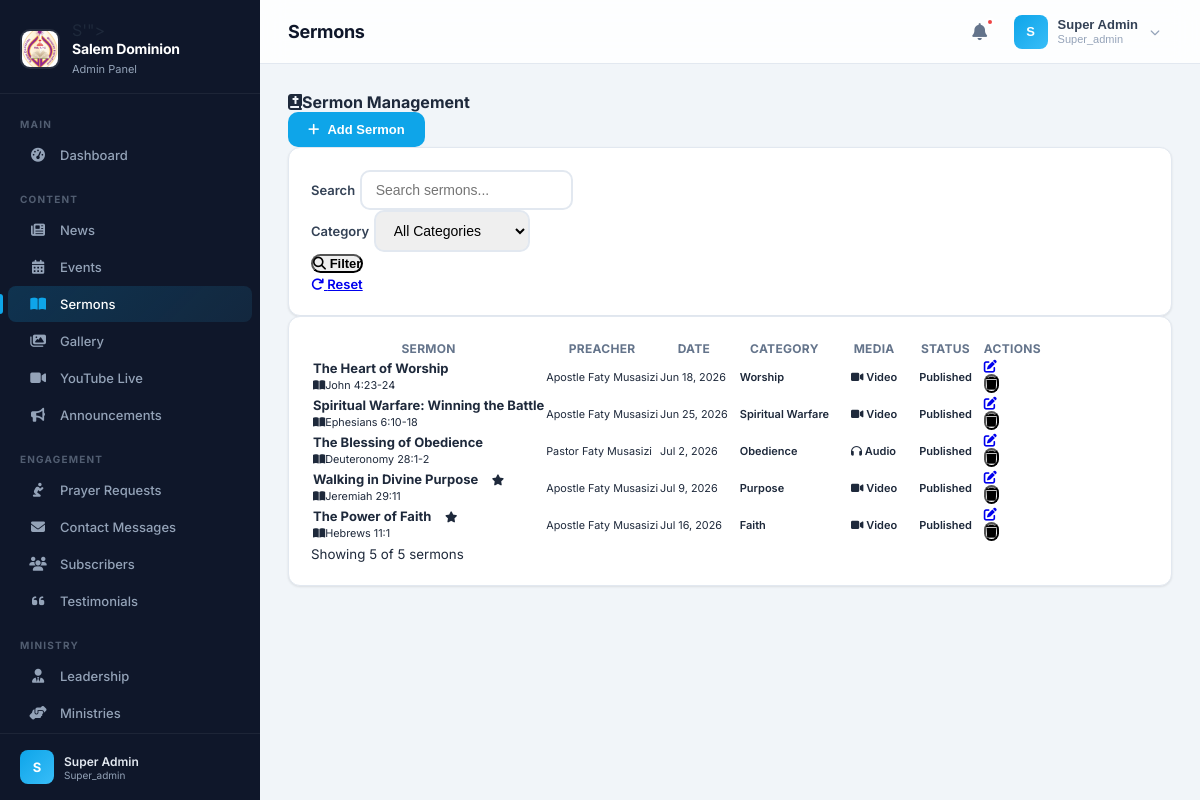
Screenshot of /admin/dashboard.php?section=sermons (signed in) with the database file from the repository.
### tables this page shows
CREATE TABLE `sermons` (
  `id` int(11) NOT NULL,
  `title` varchar(255) NOT NULL,
  `description` longtext DEFAULT NULL,
  `preacher` varchar(255) DEFAULT NULL,
  `sermon_date` date NOT NULL,
  `category` varchar(100) DEFAULT NULL,
  `series` varchar(255) DEFAULT NULL,
  `media_type` enum('video','audio','youtube','podcast') NOT NULL DEFAULT 'video',
  `media_url` text DEFAULT NULL,
  `audio_url` text DEFAULT NULL,
  `pdf_url` text DEFAULT NULL,
  `scripture` varchar(255) DEFAULT NULL,
  `duration` varchar(20) DEFAULT NULL,
  `thumbnail` text DEFAULT NULL,
  `status` enum('published','draft','archived') NOT NULL DEFAULT 'published',
  `is_featured` tinyint(1) NOT NULL DEFAULT 0,
  `views` int(11) NOT NULL DEFAULT 0,
  `uploaded_by` int(11) DEFAULT NULL,
  `created_by` int(11) NOT NULL,
  `created_at` timestamp NOT NULL DEFAULT current_timestamp(),
  `updated_at` timestamp NOT NULL DEFAULT current_timestamp() ON UPDATE current_timestamp()
);

### includes/helpers.php (called while the page is built, shortened)
<?php
function sanitize(string $input): string {
    return htmlspecialchars(trim($input), ENT_QUOTES, 'UTF-8');
}
function paginate(string $table, $db, int $perPage = ITEMS_PER_PAGE, int $currentPage = 1, string $where = '', array $params = [], string $orderBy = 'id DESC'): array {
    if ($db instanceof Database) {
        $pdo = $db->getPdo();
    } elseif ($db instanceof PDO) {
        $pdo = $db;
    } else {
        $pdo = Database::getInstance()->getPdo();
    }
    $countQuery = "SELECT COUNT(*) FROM {$table}";
    if (!empty($where)) {
        $countQuery .= " WHERE {$where}";
    }
    $stmt = $pdo->prepare($countQuery);
    $stmt->execute($params);
    $total = (int)$stmt->fetchColumn();
    $totalPages = max(1, ceil($total / $perPage));
    $currentPage = max(1, min($currentPage, $totalPages));
    $offset = ($currentPage - 1) * $perPage;
    $query = "SELECT * FROM {$table}";
    if (!empty($where)) {
        $query .= " WHERE {$where}";
    }
    $query .= " ORDER BY {$orderBy} LIMIT {$perPage} OFFSET {$offset}";
    $stmt = $pdo->prepare($query);
    $stmt->execute($params);
    $items = $stmt->fetchAll(PDO::FETCH_ASSOC);
    return [
        'items'       => $items,
        'total'       => $total,
        'page'        => $currentPage,
        'per_page'    => $perPage,
        'total_pages' => $totalPages,
    ];
}
function formatDate(string $date, string $format = 'M j, Y'): string {
    return date($format, strtotime($date));
}
function truncate(string $text, int $length = 100): string {
    if (strlen($text) <= $length) return $text;
    return substr($text, 0, $length) . '...';
}

### admin/modules/sermons.php (the view, shortened to what this page needs)
<?php
$db = Database::getInstance();
$search = trim($_GET['search'] ?? '');
$page = max(1, (int)($_GET['page'] ?? 1));
$perPage = ADMIN_ITEMS_PER_PAGE;
$where = '1=1';
$params = [];
$pagination = paginate('sermons', $db, $perPage, $page, $where, $params);
$sermons = $pagination['items'];
$total = $pagination['total'];
?>
<div class="d-flex justify-content-between align-items-center mb-4">
    <h4 class="mb-0"><i class="fas fa-bible me-2"></i>Sermon Management</h4>
    <button class="btn btn-primary" onclick="showCreateSermonModal()"><i class="fas fa-plus me-1"></i> Add Sermon</button>
</div>
<div class="card mb-4">
    <div class="card-body">
        <form method="GET" class="row g-3 align-items-end">
            <div class="col-md-4">
                <label class="form-label">Search</label>
                <input type="text" name="search" class="form-control" placeholder="Search sermons..." value="<?= sanitize($search) ?>">
            </div>
            <div class="col-md-3">
                <label class="form-label">Category</label>
                <select name="category" class="form-select">
                    <option value="">All Categories</option>
                </select>
            </div>
            <div class="col-md-2">
                <button type="submit" class="btn btn-outline-primary w-100"><i class="fas fa-search me-1"></i> Filter</button>
            </div>
            <div class="col-md-2">
                <a href="<?= BASE_URL ?>/admin/modules/sermons.php" class="btn btn-outline-secondary w-100"><i class="fas fa-redo me-1"></i> Reset</a>
            </div>
        </form>
    </div>
</div>
<div class="card">
    <div class="card-body">
        <?php if (empty($sermons)): ?>
            <div class="text-center py-5">
                <i class="fas fa-bible fa-3x text-muted mb-3"></i>
                <p class="text-muted">No sermons found.</p>
            </div>
        <?php else: ?>
            <div class="table-responsive">
                <table class="table table-hover align-middle">
                    <thead class="table-light">
                        <tr>
                            <th>Sermon</th>
                            <th>Preacher</th>
                            <th>Date</th>
                            <th>Category</th>
                            <th>Media</th>
                            <th>Status</th>
                            <th class="text-end">Actions</th>
                        </tr>
                    </thead>
                    <tbody>
                        <?php foreach ($sermons as $item): ?>
                        <tr>
                            <td>
                                <strong><?= sanitize(truncate($item['title'], 40)) ?></strong>
                                <?php if ($item['is_featured']): ?>
                                    <span class="badge bg-warning ms-1"><i class="fas fa-star"></i></span>
                                <?php endif; ?>
                                <?php if ($item['scripture']): ?>
                                    <br><small class="text-muted"><i class="fas fa-book-open me-1"></i><?= sanitize($item['scripture']) ?></small>
                                <?php endif; ?>
                            </td>
                            <td><small><?= sanitize($item['preacher'] ?: 'N/A') ?></small></td>
                            <td><small><?= $item['sermon_date'] ? formatDate($item['sermon_date']) : 'N/A' ?></small></td>
                            <td><span class="badge bg-info"><?= sanitize($item['category'] ?: 'General') ?></span></td>
                            <td>
                                <?php if ($item['media_type']): ?>
                                    <span class="badge bg-secondary"><i class="fas fa-<?= $item['media_type'] === 'youtube' ? 'youtube' : ($item['media_type'] === 'audio' ? 'headphones' : 'video') ?>"></i> <?= ucfirst($item['media_type']) ?></span>
                                <?php else: ?>
                                    <span class="text-muted">-</span>
                                <?php endif; ?>
                            </td>
                            <td>
                                <?php
                                $statusClass = ['published' => 'success', 'draft' => 'warning', 'archived' => 'secondary'];
                                $cls = $statusClass[$item['status']] ?? 'secondary';
                                ?>
                                <span class="badge bg-<?= $cls ?>"><?= ucfirst($item['status']) ?></span>
                            </td>
                            <td class="text-end">
                                <div class="btn-group btn-group-sm">
                                    <a href="?action=edit&id=<?= $item['id'] ?>" class="btn btn-outline-primary" title="Edit"><i class="fas fa-edit"></i></a>
                                    <form method="POST" class="d-inline" onsubmit="return confirm('Are you sure you want to delete this sermon?')">
                                        <button type="submit" class="btn btn-outline-danger" title="Delete"><i class="fas fa-trash"></i></button>
                                    </form>
                                </div>
                            </td>
                        </tr>
                        <?php endforeach; ?>
                    </tbody>
                </table>
            </div>
            <small class="text-muted">Showing <?= count($sermons) ?> of <?= $total ?> sermons</small>
        <?php endif; ?>
    </div>
</div>

### rows the page displays
sermons: title "The Heart of Worship", scripture "John 4:23-24", preacher "Apostle Faty Musasizi", sermon_date "Jun 18, 2026", category "Worship", media_type "Video", status "Published"
sermons: title "Spiritual Warfare: Winning the Battle", scripture "Ephesians 6:10-18", preacher "Apostle Faty Musasizi", sermon_date "Jun 25, 2026", category "Spiritual Warfare", media_type "Video", status "Published"
sermons: title "The Blessing of Obedience", scripture "Deuteronomy 28:1-2", preacher "Pastor Faty Musasizi", sermon_date "Jul 2, 2026", category "Obedience", media_type "Audio", status "Published"
sermons: title "Walking in Divine Purpose", is_featured 1 (drawn), scripture "Jeremiah 29:11", preacher "Apostle Faty Musasizi", sermon_date "Jul 9, 2026", category "Purpose", media_type "Video", status "Published"
sermons: title "The Power of Faith", is_featured 1 (drawn), scripture "Hebrews 11:1", preacher "Apostle Faty Musasizi", sermon_date "Jul 16, 2026", category "Faith", media_type "Video", status "Published"

### other values shown
$groupName "MAIN"
$item['label'] "Dashboard"
$groupName "CONTENT"
$item['label'] "News"
$item['label'] "Events"
$item['label'] "Sermons"
$item['label'] "Gallery"
$item['label'] "YouTube Live"
$item['label'] "Announcements"
$groupName "ENGAGEMENT"
$item['label'] "Prayer Requests"
$item['label'] "Contact Messages"
$item['label'] "Subscribers"
$item['label'] "Testimonials"
$groupName "MINISTRY"
